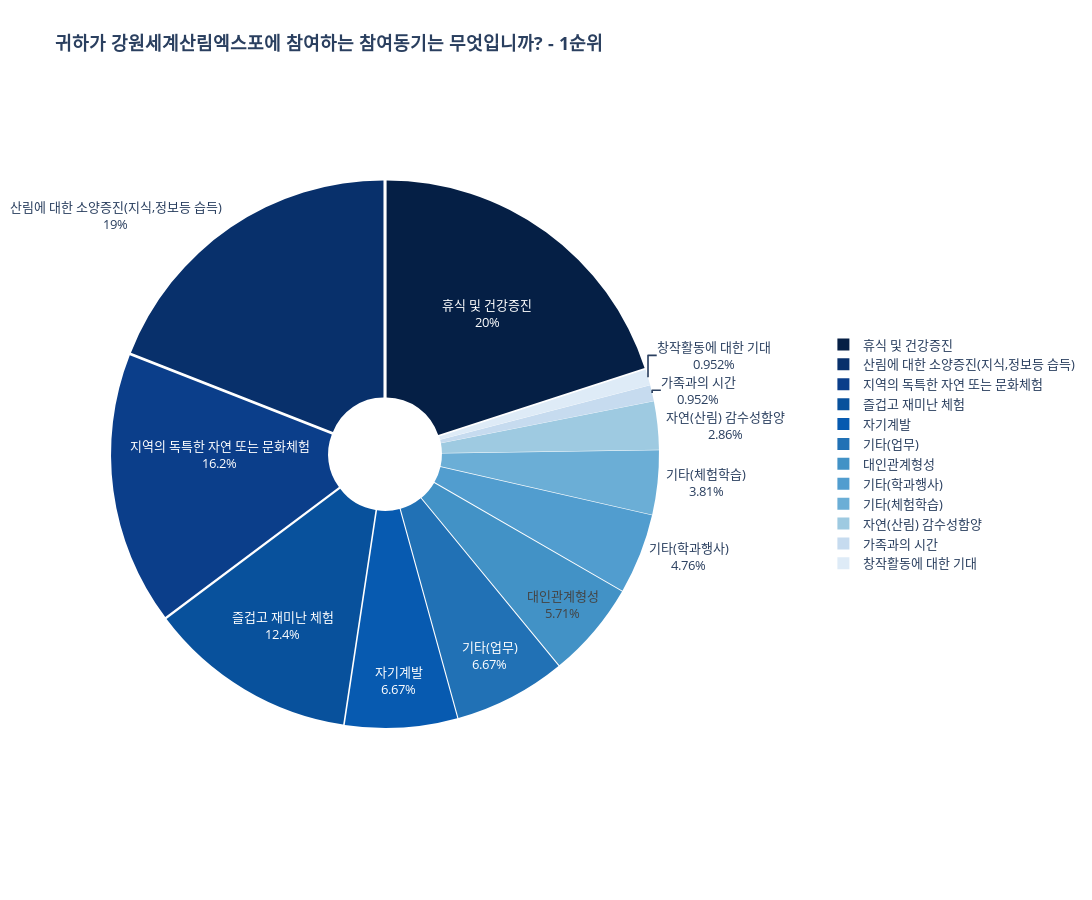

The code cell stored with this chart in its notebook:
### Code cell
# 빈도를 비율로 변환
frequency1_1['비율'] = frequency1_1['1순위'] / frequency1_1['1순위'].sum()

# 파이 차트 시각화 (크기 조절)
fig = px.pie(frequency1_1, values='비율', names='값', title="<b>귀하가 강원세계산림엑스포에 참여하는 참여동기는 무엇입니까? - 1순위</b>", hole=0.2,
                color_discrete_sequence=color_scale)

fig.update_layout(
    font=dict(size=13),
    height=900,  # 그림의 높이 설정
    width=1400,    # 그림의 너비 설정
    legend=dict(x=1.3, y=0.5)  # 범례 위치 조정 (x, y 조절 가능)
)
# 차트 내에 비율 숫자 직접 표시
pull_lst = [0.01] * 12
fig.update_traces(textinfo='percent+label', pull=pull_lst, insidetextorientation='horizontal')  # 비율 숫자를 라벨과 함께 표시

fig.show()

### Figure 1 — Plotly figure (JSON) as saved in the notebook; plotly's stock layout.template omitted (floating-point values rounded to 4 significant figures)
{"data": [{"domain": {"x": [0, 1], "y": [0, 1]}, "hole": 0.2, "hovertemplate": "값=%{label}<br>비율=%{value}<extra></extra>", "insidetextorientation": "horizontal", "labels": ["휴식 및 건강증진", "산림에 대한 소양증진(지식,정보등 습득)", "지역의 독특한 자연 또는 문화체험", "즐겁고 재미난 체험", "자기계발", "기타(업무)", "대인관계형성", "기타(학과행사)", "기타(체험학습)", "자연(산림) 감수성함양", "가족과의 시간", "창작활동에 대한 기대"], "legendgroup": "", "name": "", "pull": [0.01, 0.01, 0.01, 0.01, 0.01, 0.01, 0.01, 0.01, 0.01, 0.01, 0.01, 0.01], "showlegend": true, "textinfo": "percent+label", "type": "pie", "values": [0.2, 0.1905, 0.1619, 0.1238, 0.06667, 0.06667, 0.05714, 0.04762, 0.0381, 0.02857, 0.009524, 0.009524]}], "layout": {"font": {"size": 13}, "height": 900, "legend": {"tracegroupgap": 0, "x": 1.3, "y": 0.5}, "piecolorway": ["rgb(5,31,69)", "rgb(8,48,107)", "rgb(11,62,138)", "rgb(8,81,156)", "rgb(7,90,176)", "rgb(33,113,181)", "rgb(66,146,198)", "rgb(81,157,207)", "rgb(107,174,214)", "rgb(158,202,225)", "rgb(198,219,239)", "rgb(222,235,247)", "rgb(247,251,255)"], "title": {"text": "<b>귀하가 강원세계산림엑스포에 참여하는 참여동기는 무엇입니까? - 1순위</b>"}, "width": 1400}}
